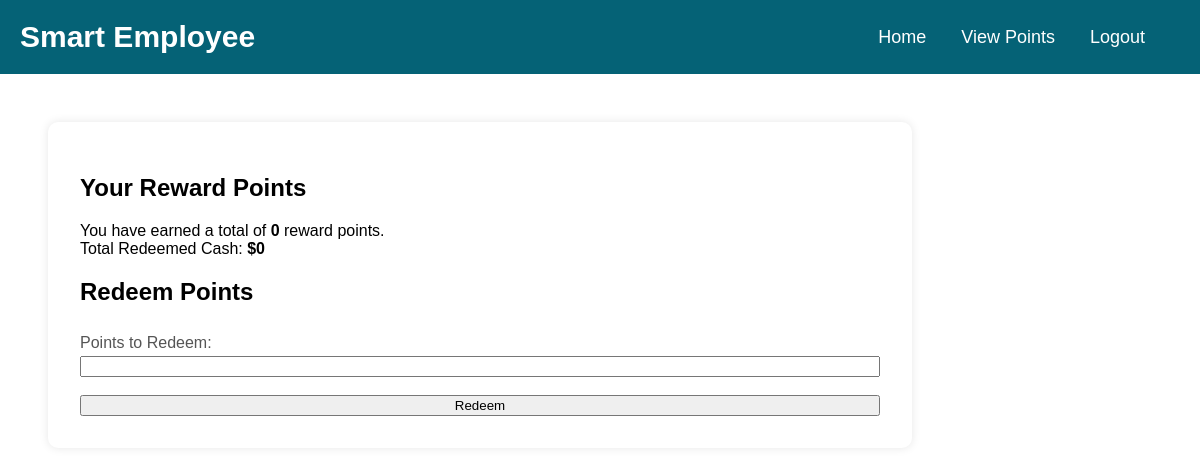
Page /view_rewards.php (signed in) on the earlier database version.
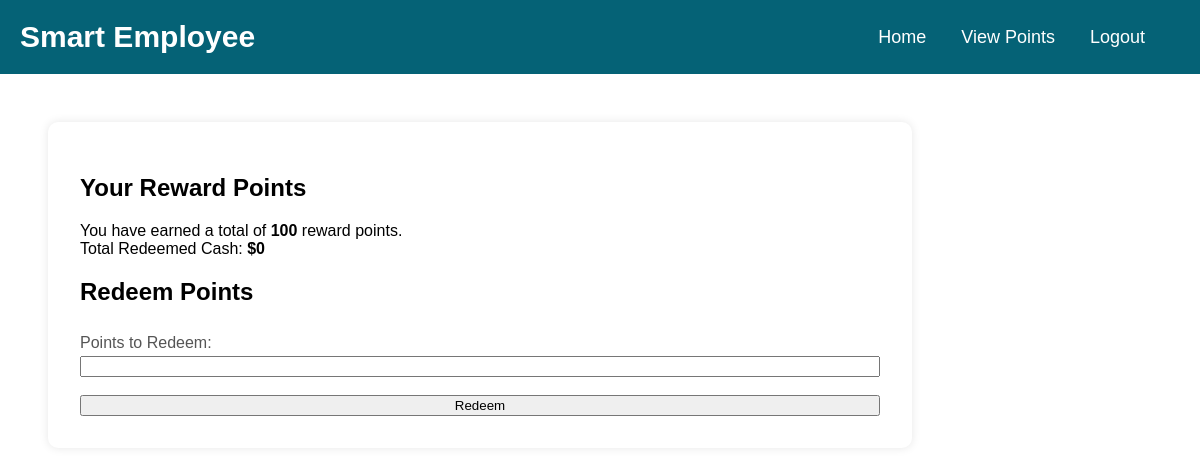
Same page on the later database version.
### tables this page shows
CREATE TABLE `rewards` (
  `id` int(11) NOT NULL,
  `user_id` int(11) NOT NULL,
  `points` int(11) NOT NULL,
  `appreciation_note` text DEFAULT NULL,
  `awarded_by` int(11) NOT NULL,
  `awarded_on` timestamp NOT NULL DEFAULT current_timestamp(),
  `redeemed_cash` int(11) NOT NULL
);

### view_rewards.php (the view, shortened to what this page needs)
<?php
include 'db_connection.php';
$userId = $_SESSION["user_id"];
try {
    $stmt = $pdo->prepare("SELECT points, redeemed_cash FROM rewards WHERE user_id = ?");
    $stmt->execute([$userId]);
    $result = $stmt->fetch(PDO::FETCH_ASSOC);
    if ($result) {
        $totalPoints = $result['points'];
        $totalRedeemedCash = $result['redeemed_cash'];
    } else {
        $totalPoints = 0;
        $totalRedeemedCash = 0;
    }
} catch (Exception $e) {
    $error = "Error: " . $e->getMessage();
}
?>
<!DOCTYPE html>
<html lang="en">
<head>
    <link rel="stylesheet" href="assets/css/style.css">
</head>
<body>
<header>
    <nav class="navigation">
        <a class="navigation-logo" href="#">Smart Employee</a>
        <div class="navigation-cont">
            <a class="navigation-link" href="employee-dashboard.php">Home</a>
            <a class="navigation-link" href="employee_view_points.php">View Points</a>
            <a class="navigation-link" href="logout.php">Logout</a>
        </div>
    </nav>
</header>
<main>
<div class="leavecontainer leave-application-container">
<h2>Your Reward Points</h2>
<p>You have earned a total of <strong><?= $totalPoints ?></strong> reward points.</p>
<p>Total Redeemed Cash: <strong>$<?= $totalRedeemedCash ?></strong></p>
<h2>Redeem Points</h2>
<form method="POST" action="">
    <label for="redeem_points">Points to Redeem:</label>
    <input type="number" id="redeem_points" name="redeem_points" min="1" max="<?= $totalPoints ?>" required>
    <br>
    <input type="submit" value="Redeem">
</form>
</div>
</main>
</body>
</html>

Differences in the rows shown:
added rewards: points "100", redeemed_cash "0"
Other differences:
$totalPoints: "0" → (not shown)
$totalRedeemedCash: "0" → (not shown)
